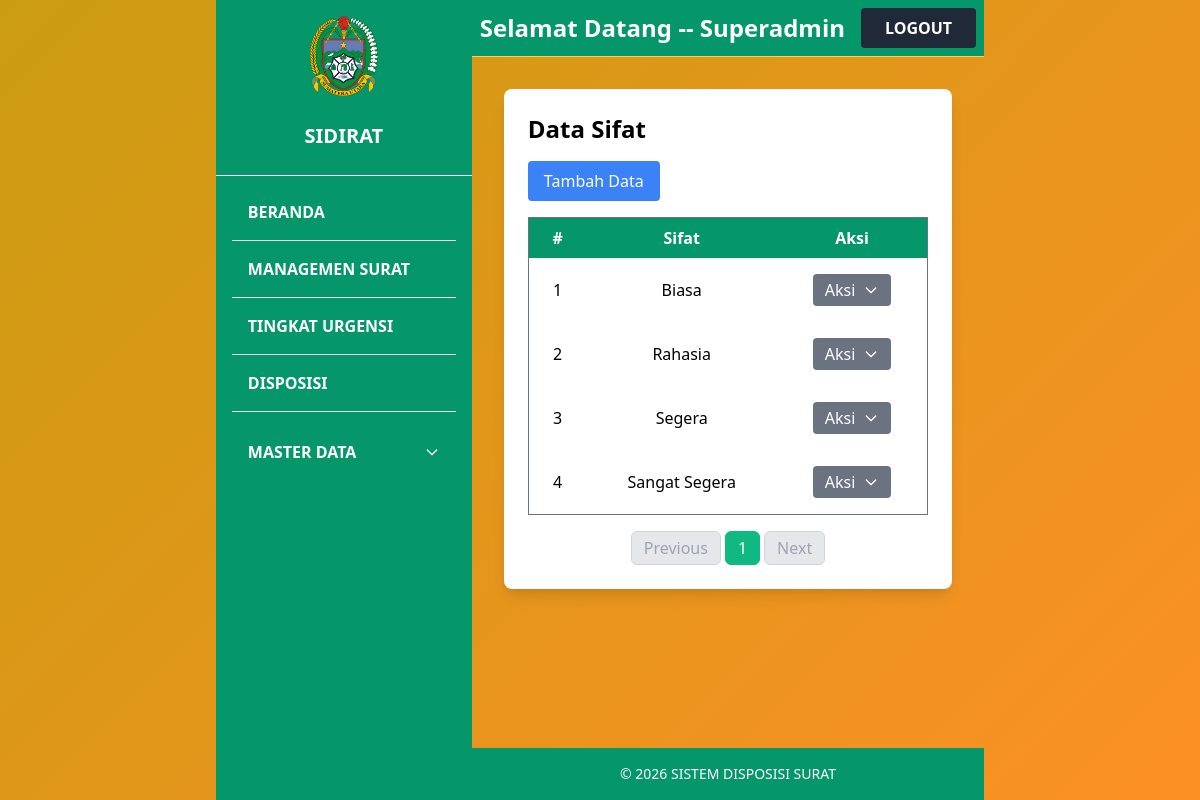
/sifat_index/ (signed in), run on the app's committed database.
### core/models.py (models this page shows, shortened)
class Sifat(models.Model):
    nama = models.CharField(max_length=100)

### core/views.py (the view)
# urls.py: path('sifat_index/', views.sifat_index, name='sifat_index'),
@login_required
def sifat_index(request):
    data = Sifat.objects.all().order_by('-id')
    paginator = Paginator(data, 5)
    page_number = request.GET.get('page')
    page_obj = paginator.get_page(page_number)
    return render(request, 'sifat/sifat_index.html', {'page_obj': page_obj})

### spk_surat/context_processors.py (called while the page is built)
def disposisi_notification(request):
    pending_disposisi_count = 0
    is_kabid = False
    if request.user.is_authenticated:
        is_kabid = request.user.groups.filter(name='Kabid').exists()
        surat_dengan_ranking = Hasil.objects.values_list('surat_id', flat=True)
        pending_disposisi_count = Surat.objects.filter(
            id__in=surat_dengan_ranking
        ).filter(
            Q(disposisi__isnull=True) |
            Q(disposisi__tujuan__isnull=True) |
            Q(disposisi__tujuan='')
        ).distinct().count()
    return {
        'pending_disposisi_count': pending_disposisi_count,
        'is_user_kabid': is_kabid,
    }

### templates/sifat/sifat_index.html (shortened to what this page needs)
{% extends 'base.html' %}
{% block content %}
<div class="bg-white shadow-lg rounded-lg p-6">
  <div class="flex justify-between space-x-2 mb-4">
    <h2 class="text-2xl font-bold text-black">Data Sifat</h2>
  </div>
    <div class="flex justify-between space-x-2 mb-4">
        <a href="{% url 'sifat_tambah' %}" class="bg-blue-500 hover:bg-blue-600 text-white px-4 py-2 rounded">Tambah Data</a>
    </div>
    <table class="w-full border border-gray-500 border-collapse">
        <thead>
        <tr class="bg-green-600 text-white">
            <th class="py-2 px-4 text-center">#</th>
            <th class="py-2 px-4 text-center">Sifat</th>
            <th class="py-2 px-4 text-center">Aksi</th>
        </tr>
        </thead>
        <tbody>
        {% for sifat in page_obj %}
            <tr>
                <td class="text-center py-2 px-4">{{ forloop.counter }}</td>
                <td class="text-center py-2 px-4">{{ sifat.nama }}</td>
                <td class="text-center py-4 px-4">
                  <div x-data="{ open: false }" class="relative inline-block text-left">
                  <button @click="open = !open"
                          class="bg-gray-500 hover:bg-gray-600 text-white py-1 px-3 rounded inline-flex items-center">
                    Aksi
                    <svg class="w-4 h-4 ml-2" fill="none" stroke="currentColor" viewBox="0 0 24 24">
                      <path stroke-linecap="round" stroke-linejoin="round" stroke-width="2"
                            d="M19 9l-7 7-7-7"/>
                    </svg>
                  </button>
                </td>
            </tr>
        {% empty %}
            <tr>
                <td colspan="4" class="text-center py-4">Belum ada data Sifat</td>
            </tr>
        {% endfor %}
        </tbody>
    </table>
<div class="flex justify-center mt-4">
  <nav class="inline-flex space-x-1">
    {% if page_obj.has_previous %}
      <a href="?page={{ page_obj.previous_page_number }}"
         class="px-3 py-1 rounded-md border border-gray-300 bg-white text-gray-700 hover:bg-gray-100">
        Previous
      </a>
    {% else %}
      <span class="px-3 py-1 rounded-md border border-gray-300 bg-gray-200 text-gray-400 cursor-not-allowed">
        Previous
      </span>
    {% endif %}
    {% for num in page_obj.paginator.page_range %}
      {% if page_obj.number == num %}
        <span class="px-3 py-1 rounded-md border border-green-500 bg-green-500 text-white">
          {{ num }}
        </span>
      {% else %}
        <a href="?page={{ num }}"
           class="px-3 py-1 rounded-md border border-gray-300 bg-white text-gray-700 hover:bg-gray-100">
          {{ num }}
        </a>
      {% endif %}
    {% endfor %}
    {% if page_obj.has_next %}
      <a href="?page={{ page_obj.next_page_number }}"
         class="px-3 py-1 rounded-md border border-gray-300 bg-white text-gray-700 hover:bg-gray-100">
        Next
      </a>
    {% else %}
      <span class="px-3 py-1 rounded-md border border-gray-300 bg-gray-200 text-gray-400 cursor-not-allowed">
        Next
      </span>
    {% endif %}
  </nav>
</div>
</div>
{% endblock %}

### templates/base.html (shortened to what this page needs)
{% load group_filters %}
{% load static %}
{% load disposisi_filters %}
<!DOCTYPE html>
<html lang="id">
<head>
  <link href="https://cdn.jsdelivr.net/npm/tailwindcss@2.2.19/dist/tailwind.min.css" rel="stylesheet">
  <link rel="stylesheet" href="{% static 'css/style.css' %}">
  <link href="https://cdn.jsdelivr.net/npm/select2@4.1.0-rc.0/dist/css/select2.min.css" rel="stylesheet">
</head>
<body class="bg-yellow-50 font-sans">
  <div class="flex min-h-screen">
    <aside class="w-64 bg-green-600 text-white flex flex-col justify-between">
      <div class="h-25 flex items-center justify-center text-xl pt-4">
          <img src="{% static 'img/pemprovsu.png' %}" alt="Logo" class="h-20 w-auto object-contain">
      </div>
      <div class="h-20 flex items-center justify-center text-center px-2 text-xl font-bold border-b border-white">SIDIRAT</div>
      <nav class="flex-1 p-4 space-y-2">
          <a href="{% url 'beranda' %}" class="block py-2 px-4 hover:bg-white rounded hover:text-yellow-700 font-semibold">BERANDA</a>
          <hr>
          <a href="{% url 'surat_list' %}" class="block py-2 px-4 hover:bg-white rounded hover:text-yellow-700 font-semibold">MANAGEMEN SURAT</a>
          <hr>
          <a href="{% url 'hasil' %}" class="block py-2 px-4 hover:bg-white rounded hover:text-yellow-700 font-semibold">
          TINGKAT URGENSI
          </a>
          <hr>
          <a href="{% url 'disposisi_index' %}" class="block py-2 px-4 hover:bg-white rounded hover:text-yellow-700 font-semibold">DISPOSISI</a>
          {% if user.is_superuser %}
          <hr>
          <div x-data="{ open: false }" class="px-2 py-2">
            <button @click="open = !open" class="w-full flex justify-between items-center py-3 px-2 rounded">
              <span class="font-semibold">MASTER DATA</span>
              <svg :class="{'rotate-180': open}" class="w-4 h-4 transform transition-transform" fill="none" stroke="currentColor" viewBox="0 0 24 24">
                <path stroke-linecap="round" stroke-linejoin="round" stroke-width="2" d="M19 9l-7 7-7-7"/>
              </svg>
            </button>
          </div>
          {% endif %}
        </nav>
    </aside>
    <div class="flex flex-col flex-1">
      <nav class="w-full bg-green-600 p-2 flex justify-between items-center border-b border-yellow-300">
  <div class="flex items-center space-x-4">
    <span class="text-white font-semibold text-2xl">
      Selamat Datang -- {{ user.username }}
    </span>
    <form action="{% url 'logout' %}" method="post">
      <button type="submit" class="bg-gray-800 hover:bg-gray-700 text-white font-bold py-2 px-6 rounded">
        LOGOUT
      </button>
    </form>
  </div>
</nav>
      <main class="flex-1 p-8">
      {% block content %}{% endblock %}
      </main>
    <footer class="bg-green-600 text-white py-4">
    <div class="container mx-auto flex flex-col md:flex-row justify-center items-center px-6">
      <p class="text-sm">&copy; 2026 SISTEM DISPOSISI SURAT</p>
    </div>
    </footer>
    </div>
  </div>
</body>
</html>

### media/static/style.css (style rules this page uses)
body { margin: 0; height: 100vh; display: flex; align-items: center; justify-content: center; background: linear-gradient(135deg, #cb9c11 0%, #fc9025 100%); font-family: Arial, sans-serif; }

### data on the page
Sifat: nama "Biasa"
Sifat: nama "Rahasia"
Sifat: nama "Segera"
Sifat: nama "Sangat Segera"

### other printed values
{{ user.username }} "Superadmin"
{{ num }} "1"
